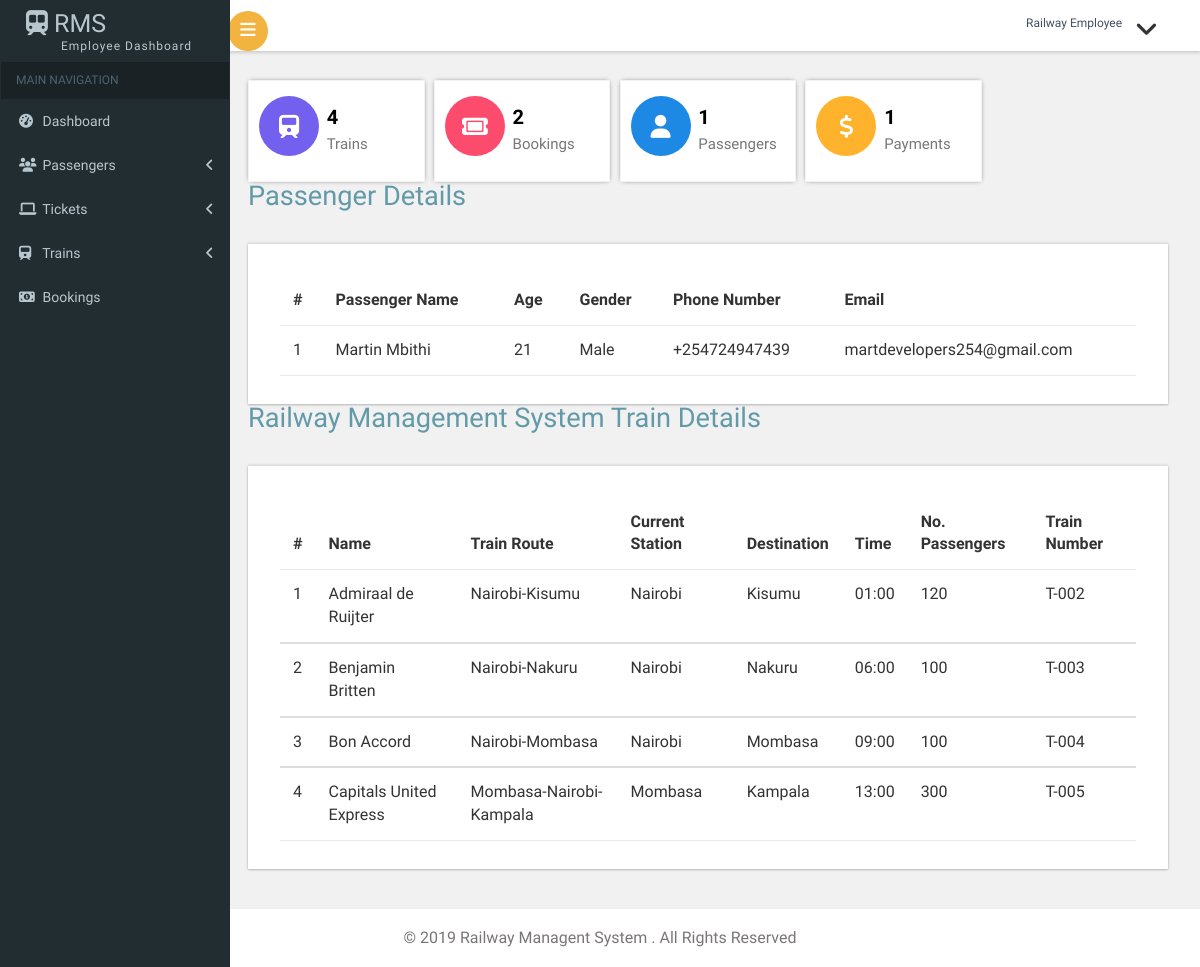
The page /employee/employee-dashboard.php on the database its author committed.
### tables this page shows
CREATE TABLE `passenger` (
  `id` int(20) NOT NULL,
  `name` varchar(200) NOT NULL,
  `age` varchar(200) NOT NULL,
  `gender` varchar(200) NOT NULL,
  `phoneno` varchar(200) NOT NULL,
  `date` timestamp(4) NOT NULL DEFAULT CURRENT_TIMESTAMP(4) ON UPDATE CURRENT_TIMESTAMP(4),
  `email` varchar(200) NOT NULL,
  `username` varchar(200) NOT NULL,
  `password` varchar(200) NOT NULL,
  `passwordconf` varchar(200) NOT NULL,
  `train` varchar(200) NOT NULL,
  `departure` varchar(200) NOT NULL,
  `destination` varchar(200) NOT NULL,
  `date_travelling` varchar(200) NOT NULL,
  `time` varchar(200) NOT NULL,
  `status` varchar(200) NOT NULL
);

CREATE TABLE `train` (
  `id` int(20) NOT NULL,
  `name` varchar(200) NOT NULL,
  `route` varchar(200) NOT NULL,
  `current` varchar(200) NOT NULL,
  `destination` varchar(200) NOT NULL,
  `time` varchar(200) NOT NULL,
  `passengers` varchar(200) NOT NULL,
  `number` varchar(200) NOT NULL,
  `fare` varchar(2000) NOT NULL
);

### employee/employee-dashboard.php (the view, shortened to what this page needs)
<?php
include('includes/config.php');
if(strlen($_SESSION['alogin'])==1)
	{
header('location:index.php');
}
else{
	?>
<?php include("includes/header.php")?>
<body class="cbp-spmenu-push">
	<div class="main-content">
	<div class="cbp-spmenu cbp-spmenu-vertical cbp-spmenu-left" id="cbp-spmenu-s1">
		<?php include("includes/sidebar.php")?>
	</div>
		<?php include("includes/navbar.php")?>
		<div id="page-wrapper">
			<div class="main-page">
			<div class="col_3">
        	<div class="col-md-3 widget widget1">
        		<div class="r3_counter_box">
                <a href="employee-view-train.php"><i class="pull-left fa fa-train icon-rounded"></i></a>
                    <div class="stats">
                    <?php
$sql ="SELECT id from  train";
$query = $dbh -> prepare($sql);
$query->execute();
$k=$query->rowCount();
?>
                      <h5><strong><?php echo htmlentities($k);?></strong></h5>
                      <span>Trains</span>
                    </div>
                </div>
        	</div>
        	<div class="col-md-3 widget widget1">
        		<div class="r3_counter_box">
                <a href="employee-view-bookings.php"><i class="pull-left fa fa-ticket user1 icon-rounded"></i></a>
                    <div class="stats">
                    <?php
$sql ="SELECT id from  bookings";
$query = $dbh -> prepare($sql);
$query->execute();
$k=$query->rowCount();
?>
                      <h5><strong><?php echo htmlentities($k);?></strong></h5>
                      <span>Bookings</span>
                    </div>
                </div>
        	</div>
        	<div class="col-md-3 widget widget1">
        		<div class="r3_counter_box">
                <a href="employee-view-passenger.php"><i class="pull-left fa fa-user user2 icon-rounded"></i></a>
                    <div class="stats">
                    <?php
$sql ="SELECT id from  passenger";
$query = $dbh -> prepare($sql);
$query->execute();
$k=$query->rowCount();
?>
                      <h5><strong><?php echo htmlentities($k);?></strong></h5>
                      <span>Passengers</span>
                    </div>
                </div>
        	</div>
        	<div class="col-md-3 widget widget1">
        		<div class="r3_counter_box">
                <a href="employee-view-payments.php"><i class="pull-left fa fa-dollar dollar1 icon-rounded"></i></a>
                    <div class="stats">
                    <?php
$sql ="SELECT id from  payments";
$query = $dbh -> prepare($sql);
$query->execute();
$k=$query->rowCount();
?>
                      <h5><strong><?php echo htmlentities($k);?></strong></h5>
                      <span>Payments</span>
                    </div>
                </div>
        	 </div>
		</div>
            <div class="tables">
					<h2 class="title1">Passenger Details</h2>
					<div class="bs-example widget-shadow" data-example-id="contextual-table">
						<table class="table"> <thead> <tr> <th>#</th>
                         <th>Passenger Name</th>
                          <th>Age</th>
                          <th>Gender</th>
                          <th>Phone Number</th>
                          <th>Email</th>
                           </tr>
                            </thead>
                             <tbody>
                             <?php $sql = "SELECT * from  passenger";
$query = $dbh -> prepare($sql);
$query->execute();
$results=$query->fetchAll(PDO::FETCH_OBJ);
$cnt=1;
if($query->rowCount() > 0)
{
foreach($results as $result)
{				?>
                                            <td><?php echo htmlentities($cnt);?></td>
											<td><?php echo htmlentities($result->name);?></td>
											<td><?php echo htmlentities($result->age);?></td>
											<td><?php echo htmlentities($result->gender);?></td>
                                            <td><?php echo htmlentities($result->phoneno);?></td>
                                            <td><?php echo htmlentities($result->email);?></td>
                         </tbody>
                         <?php $cnt=$cnt+1; }} ?>
                         </table>
					</div>
				</div>
                <div class="main-page">
				<div class="tables">
					<h2 class="title1">Railway Management System Train Details</h2>
					<div class="bs-example widget-shadow" data-example-id="contextual-table">
						<table class="table"> <thead> <tr> <th>#</th>
                         <th> Name</th>
                          <th>Train Route</th>
                          <th>Current Station</th>
                          <th>Destination</th>
                          <th>Time</th>
                          <th>No. Passengers</th>
                          <th>Train Number</th>
                           </tr>
                            </thead>
                             <tbody>
                             <?php $sql = "SELECT * from  train";
$query = $dbh -> prepare($sql);
$query->execute();
$results=$query->fetchAll(PDO::FETCH_OBJ);
$cnt=1;
if($query->rowCount() > 0)
{
foreach($results as $result)
{				?>
                                            <td><?php echo htmlentities($cnt);?></td>
											<td><?php echo htmlentities($result->name);?></td>
											<td><?php echo htmlentities($result->route);?></td>
											<td><?php echo htmlentities($result->current);?></td>
                                            <td><?php echo htmlentities($result->destination);?></td>
                                            <td><?php echo htmlentities($result->time);?></td>
                                            <td><?php echo htmlentities($result->passengers);?></td>
                                            <td><?php echo htmlentities($result->number);?></td>
                         </tbody>
                         <?php $cnt=$cnt+1; }} ?>
                         </table>
					</div>
				</div>
			</div>
		</div>
			</div>
		</div>
	<?php include("includes/footer.php")?>
</body>
</html>
<?}?>

### employee/css/custom.css (style rules this page uses)
#page-wrapper { padding:5em 2em 2.5em; background-color: #F1F1F1; }

### rows shown on the page
passenger: name "Martin Mbithi", age "21", gender "Male", phoneno "+254724947439", email "martdevelopers254@gmail.com"
train: name "Admiraal de Ruijter", route "Nairobi-Kisumu", current "Nairobi", destination "Kisumu", time "01:00", passengers "120", number "T-002"
train: name "Benjamin Britten", route "Nairobi-Nakuru", current "Nairobi", destination "Nakuru", time "06:00", passengers "100", number "T-003"
train: name "Bon Accord", route "Nairobi-Mombasa", current "Nairobi", destination "Mombasa", time "09:00", passengers "100", number "T-004"
train: name "Capitals United Express", route "Mombasa-Nairobi-Kampala", current "Mombasa", destination "Kampala", time "13:00", passengers "300", number "T-005"

### other values the page prints
$k "4"
$k "2"
$k "1"
